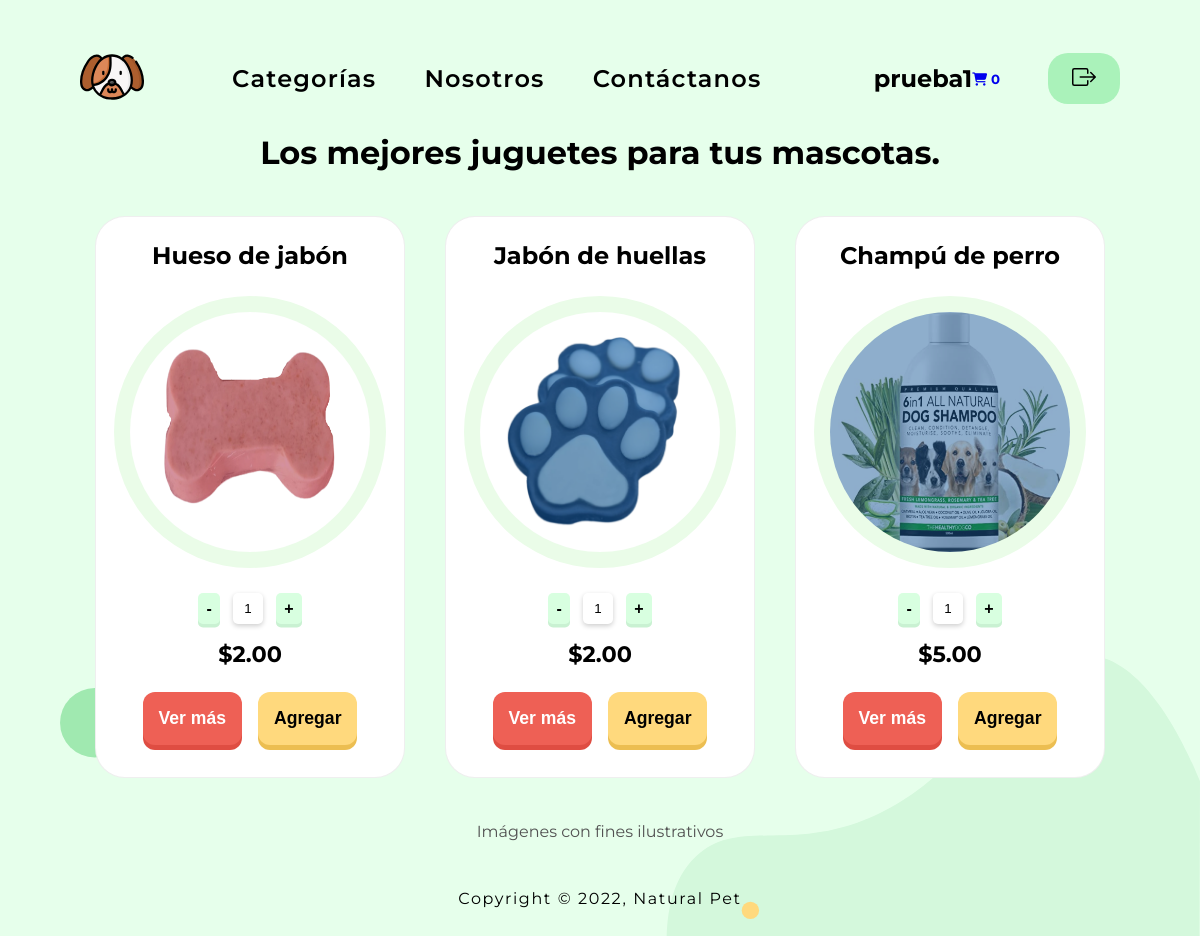
/paginas/cate2.php (signed in), run on the app's committed database.
### tables this page shows
CREATE TABLE IF NOT EXISTS `productos` (
  `IDProducto` int(5) UNSIGNED ZEROFILL NOT NULL AUTO_INCREMENT,
  `IDCategoria` int(5) UNSIGNED ZEROFILL NOT NULL,
  `producto` varchar(250) NOT NULL,
  `descripcion` varchar(300) NOT NULL,
  `precio` double(10,2) NOT NULL,
  `imagen` varchar(255) NOT NULL,
  `href` varchar(255) NOT NULL,
  PRIMARY KEY (`IDProducto`),
  KEY `IDCategoria` (`IDCategoria`)
);

### paginas/cate2.php (the view, shortened to what this page needs)
<?php
    include ("../php/config.php");
?>
<!DOCTYPE html>
<html lang="en">
<head>
    <link href="../css/cates.css" rel="stylesheet" type="text/css">
    <link rel="stylesheet" href="../css/cates.css?v=<?php echo(rand()); ?>" />
    <link rel="stylesheet" href="https://stackpath.bootstrapcdn.com/font-awesome/4.7.0/css/font-awesome.min.css">
    <link href="../js/jquery.nice-number.css" rel="stylesheet" type="text/css">
    <link rel="stylesheet" href="../js/jquery.nice-number.css?v=<?php echo(rand()); ?>" />
</head>
<body>
    <header>
        <div>
            <a href="../paginas/inicio.php"><img src="../img/dogoo.svg" alt=""></a>
        </div>
        <nav>
            <ul>
                <li><a href="./categorias.php">Categorías</a></li>
                <li><a href="./nosotros.php">Nosotros</a></li>
                <li><a href="./contactanos.php">Contáctanos</a></li>
            </ul>
        </nav>
        <div class="rbox" style="display: flex;">
          <div class="logout" style="display: flex; align-items: center; justify-content: center; margin-right: 3rem;">
              <?php echo "<h2>" . $_SESSION['usuario'] . "</h2>"; ?>
              <div class="carticon">
                  <a href="../php/carrito.php" class="nav-item nav-link active">
                      <h5>
                          <i class="fas fa-shopping-cart"></i>
                          <?php
                          if (isset($_SESSION['add_carro'])){
                              $count = count($_SESSION['add_carro']);
                              echo "<span id='cart_count' class=''>$count</span>";
                          }else{
                              echo "<span id='cart_count' class=''>0</span>";
                          }
                          ?>
                      </h5>
                  </a>
                </div>
            </div>
            <div class="upbtns" style="width: auto; justify-content: center;">
                <a href="../php/logout.php" style="text-decoration: none;">
                </a>
            </div>
        </div>
    </header>
    <main>
        <div class="content-area">
            <h2>Los mejores juguetes para tus mascotas.</h2>
            <div class="flex-container">
            <?php
                $sql = "SELECT * FROM productos WHERE IDCategoria = '00002' ";
                $resul = mysqli_query($conn, $sql);
                if (mysqli_num_rows($resul) > 0) {
                    while ($row = mysqli_fetch_array($resul)) {
                ?>
                    <form method="POST" action="">
                            <div class="product">
                                <p class="product-title"><?php echo $row['producto']; ?></p>
                                <div class="cen">
                                    <div class="circle">
                                        <img src="../img/<?php echo $row['imagen']; ?>" alt="">
                                    </div>
                                </div>
                                <div class="cantidad">
                                    <center><input type="number" name="item_cantidad" min="1" max="100" value="1" readonly/></center>
                                </div>
                                <div class="product-text">
                                    <p>$<?php echo $row['precio']; ?></p>
                                </div>
                                <div id="btnpro">
                                    <input class="btn vermas" type="button" onClick="parent.location='./<?php echo $row['href']; ?>'" name="vermas" value="Ver más">
                                    <input class="btn agregar" type="submit" name="agregar" value="Agregar">
                                </div>
                            </div>
                        </form>
                        <?php
                    }
                }
            ?>
        </div>
        </div>
    </main>
    <div class="text1"><p>Imágenes con fines ilustrativos</p></div>
    <footer>
        <p>Copyright &copy;
            , Natural Pet
        </p>
    </footer>
</body>
</html>

### css/cates.css (style rules this page uses)
* { margin: 0; padding: 0; }
:root { --color-primary: #ffffff; --color-secondary: #232323; --text-primary: #1f1f1f; --text-secondary: #707070; --bg-greendark: #D4F8DC; --bg-greenlight: #E6FFEB; }
a { text-decoration: none; }
html { background-image: url(../svg/contact.svg); background-repeat: no-repeat; background-size: 95%; background-position: bottom right; background-color: var(--bg-greenlight); }
body { font-family: 'Montserrat'; }
header { display: flex; align-items: center; justify-content: space-between; margin-left: 5rem; margin-right: 5rem; margin-top: 1.5rem; }
main { display: flex; flex-direction: column; align-items: center; justify-content: center; }
header img { height: 4rem; width: 4rem; }
.upbtns { display: flex; align-items: center; justify-content: space-between; background-color: #AAF2BA; border-radius: 20px; height: 3.2rem; width: 4.6rem; padding-left: 1.5rem; padding-right: 1.5rem; }
.upbtns a svg { text-decoration: none; color:black; height: 1.5rem; width: auto; }
nav li::before { transform: scaleX(0); transform-origin: bottom right; }
nav li::before { content: " "; position: absolute; top: 1.9rem; right: 0; bottom: 0; left: 0; height: 0.16rem; background: #60D394; transition: transform .3s ease; }
nav li { position: relative; text-decoration: none; }
nav ul { float: right; padding: 2.5rem; }
nav ul li { display: inline-block; float: left; }
nav ul li:not(:first-child) { margin-left: 48px; }
nav ul li:last-child { margin-right: 24px; }
nav ul li a { display: inline-block; outline: none; color: #000; text-decoration: none; font-size: 1.5rem; letter-spacing: 1.2px; font-weight: 600; }
.content-area { width: 100%; position: relative; }
.content-area h2 { display: flex; align-items: center; justify-content: center; font-size: 2rem; margin-bottom: 1.5rem; }
.flex-container { width: auto; height: auto; justify-content: center; align-items: center; display: flex; flex-flow: row wrap; flex-direction: flex-start; }
.product { position: relative; max-width: 260px; margin: 20px; border: 1px solid rgba(214, 214, 214, 0.4); border-radius: 30px; height: auto; padding: 1.5rem; background-color: #fff; }
.product-title { padding: 1rem; padding-top: 0; margin: 0; font-size: 1.5rem; font-weight: 700; display: flex; justify-content: center; align-items: center; }
.product-text { display: flex; justify-content: center; align-items: center; margin: 1rem; font-size: 1.4rem; font-weight: 700; }
.flex-container p { font-family: 'Montserrat';s }
.text1 { display: flex; justify-content: center; align-items: center; color: rgb(82, 82, 82); margin-top: 1.5rem; }
.cantidad { display: flex; justify-content: center; margin: 1rem; }
.cantidad input { border: none; outline: none; padding: 0.5rem; border-radius: 5px; margin: 0 0.8rem !important; box-shadow: 0 2px 5px rgb(206, 206, 206); }
#btnpro { display: flex; justify-content: center }
.btn { border-radius: 12px; padding: 1rem 1rem; font-size: 1.1rem; text-decoration: none; margin: 0.5rem; color: #fff; position: relative; display: inline-block; border: none; }
.vermas { font-weight: 600; background-color: #EE6055; box-shadow: 0px 5px 0px 0px #df4d42; }
.agregar { font-weight: 600; color: black; background-color: #FFD97D; box-shadow: 0px 5px 0px 0px #ecbe51; }
.cen { display: flex; justify-content: center; align-items: center; padding: 0.6rem; }
.cen img { border-radius: 50%; height: 30vh; width: 30vh; }
.circle { display: flex; justify-content: center; align-items: center; background-color: #eafce8; border-radius: 50%; padding: 1rem; }
footer { display: flex; justify-content: center; align-items: center; width: 100%; margin-top: 3rem; margin-bottom: 3rem; letter-spacing: 0.1rem; }

### data on the page
productos: producto "Hueso de jabón", imagen (picture), precio "2.00"
productos: producto "Jabón de huellas", imagen (picture), precio "2.00"
productos: producto "Champú de perro", imagen (picture), precio "5.00"

### other printed values
$_SESSION['usuario'] "prueba1"
